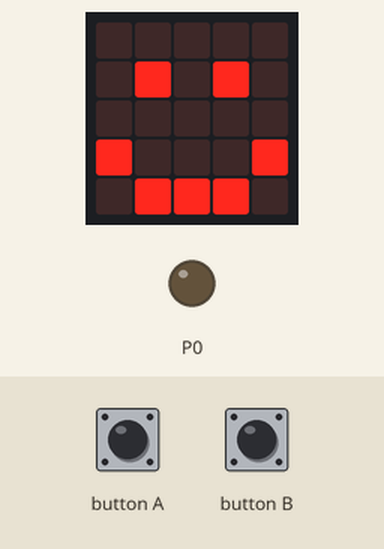
Simulated run of this program. Board: BBC micro:bit (MakeCode). Parts: the board's 5×5 LED display, output pins drawn as LEDs (lit = HIGH). Dashed ring = blinking. The test bench sets the inputs (shaded band).

Above: at 1.8 s.
1.9 s: button A pressed for 0.15 s
At 2.6 s:
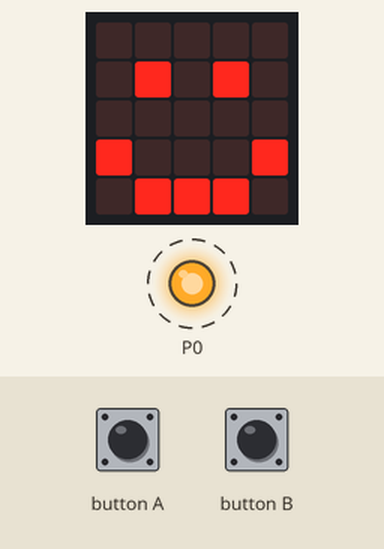
Timing chart, 0 to 12.5 s (numbered marks = the images above; inputs shaded):
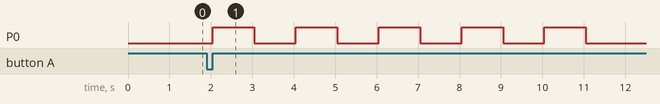

Measured:
- after the input at 1.9 s, P0: alternates HIGH for 1.0 s and LOW for 1.0 s, starting after 0.15 s

The program:

main.ts
```typescript
input.onButtonPressed(Button.A, function () {
    for (let index = 0; index < 5; index++) {
        pins.digitalWritePin(DigitalPin.P0, 1)
        basic.pause(1000)
        pins.digitalWritePin(DigitalPin.P0, 0)
        basic.pause(1000)
    }
})
input.onButtonPressed(Button.B, function () {
    pins.digitalWritePin(DigitalPin.P0, 0)
})
basic.showIcon(IconNames.Happy)
```

test.ts
```typescript
// tests gaan hier; deze zal niet worden gecompileerd wanneer dit pakket wordt gebruikt als extensie.
```
